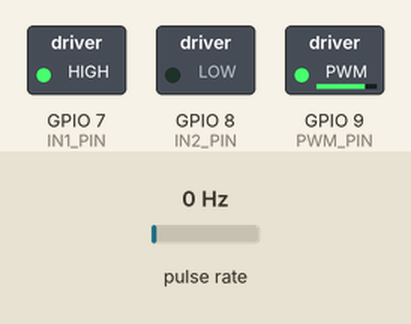
Recording of a sketch running on a simulated ESP32-S3. On the bench: switched loads named in the sketch (green lamp = pin HIGH). Wiring (inferred from the names in the program): pulse sensor: data GPIO 2. The test bench sets the inputs (shaded band); at power-on: pulse rate 0 Hz. Random numbers use the default seed unless the sketch sets one; what the sketch prints to the serial monitor is not drawn.

Above: at 3.75 s.
At 9.7 s:
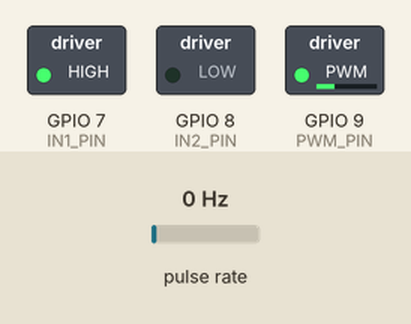
Timing chart, 0 to 40.0 s (numbered marks = the images above):
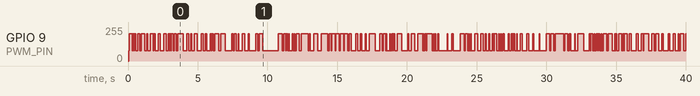

The sketch:

system_identification_fundamental.ino
```cpp
#define PWM_PIN 9
#define IN1_PIN 7
#define IN2_PIN 8
#define ENCODER_PIN 2

// Konfigurasi Motor & Encoder
const float PULSES_PER_REV = 360.0;
volatile long pulse_count = 0;

// Variabel Waktu (Ts = 50 ms)
unsigned long previous_millis = 0;
const unsigned long SAMPLE_TIME_MS = 50;

// Variabel PRBS PWM
const int PWM_MIN = 76;  // ~30% dari 255
const int PWM_MAX = 204; // ~80% dari 255
int current_pwm = PWM_MIN;

// ISR (Interrupt Service Routine) untuk membaca encoder
void IRAM_ATTR encoderISR() {
  pulse_count++;
}

void setup() {
  Serial.begin(115200);

  pinMode(PWM_PIN, OUTPUT);
  pinMode(IN1_PIN, OUTPUT);
  pinMode(IN2_PIN, OUTPUT);
  pinMode(ENCODER_PIN, INPUT_PULLUP);

  // Set arah putaran motor (Forward)
  digitalWrite(IN1_PIN, HIGH);
  digitalWrite(IN2_PIN, LOW);

  // Attach Interrupt pada RISING edge
  attachInterrupt(digitalPinToInterrupt(ENCODER_PIN), encoderISR, RISING);

  // Header CSV
  Serial.println("t_ms,u_k,y_k");

  // Inisialisasi seed acak
  randomSeed(analogRead(0));
}

void loop() {
  unsigned long current_millis = millis();

  if (current_millis - previous_millis >= SAMPLE_TIME_MS) {
    previous_millis = current_millis;

    // 1. Ambil jumlah pulsa dan reset counter
    noInterrupts();
    long pulses = pulse_count;
    pulse_count = 0;
    interrupts();

    // 2. Hitung Kecepatan (y[k]) dalam RPM
    // RPM = (Pulsa / Pulsa_per_Putaran) * (60000 ms / Sample_Time_ms)
    float rpm = ((float)pulses / PULSES_PER_REV) * (60000.0 / SAMPLE_TIME_MS);

    // 3. Log Data ke Serial Monitor (CSV Format)
    Serial.print(current_millis);
    Serial.print(",");
    Serial.print(current_pwm);
    Serial.print(",");
    Serial.println(rpm, 2);

    // 4. Update Sinyal Penguji PRBS untuk sampel berikutnya
    // Peluang 30% untuk switch state PWM
    if (random(0, 100) < 30) {
      current_pwm = (current_pwm == PWM_MIN) ? PWM_MAX : PWM_MIN;
    }

    // Apply PWM ke Driver Motor
    analogWrite(PWM_PIN, current_pwm);
  }
}
```
